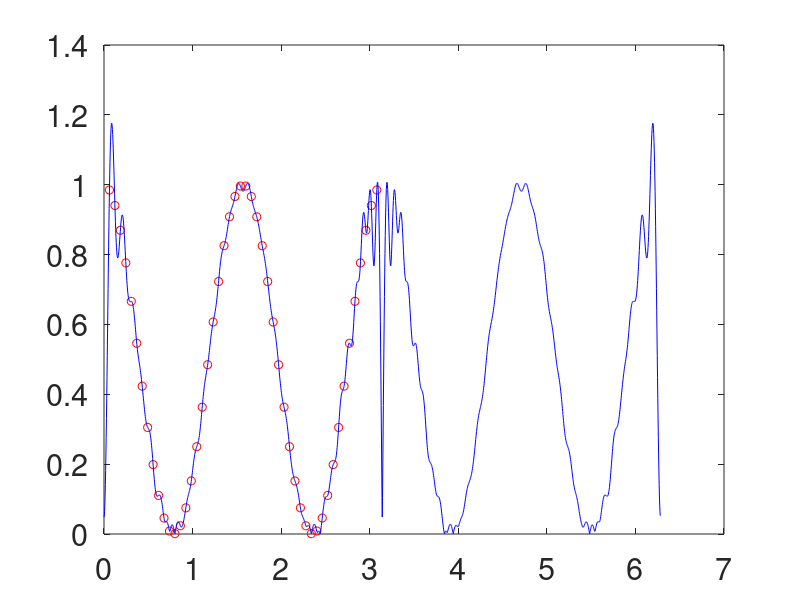

Source code (MATLAB): (Note: this script raises an error after producing the figure.)



%% Frequency Sampling FIR design
%
% Copyright 2014 Barry Van Veen
%
% Illustrate two different frequency sampling designs to highlight the
% importance of selecting a desired phase that is well suited to a causal,
% length M filter.

clear
close all

set(0,'defaultaxesfontsize',22);
set(0,'defaulttextfontsize',22);
linwidth = 2;

%% Case 1: 
%
% Use phase response well-suited to an order 100 causal FIR filter

% Use 50 frequency samples
om = [1:50]*pi/51;

% Desired Response

A = (1+cos(4*om))/2;

% Specify nearly linear phase with delay 1/2 the filter order
phi = -50*om.*(1+0.2*sin(om)); 

% Design Equation
%
% Assume M = 100

D = [exp(-j*om'*[0:100]); exp(j*om'*[0:100])];

f = [ A'.*exp(j*phi'); A'.*exp(-j*phi')];

% Solve for filter coefficients

b = D\f;

% Evaluate Performance

[H,w] = freqz(b,1,2048);

figure(1)
plot(om,A,'ro',w,abs(H),'b');
set(h,'LineWidth',linwidth);
title('Magnitude Response')
ylabel('Gain')
xlabel('Frequency (rad/sample)')
xlim([0 pi])
get(0,'CurrentFigure');
set(h,'Position',[160,180,800,500])


figure(2)
plot(om,phi,'ro',w,unwrap(angle(H)),'b');
set(h,'LineWidth',linwidth);
title('Phase Response')
ylabel('Phase (rads)')
xlabel('Frequency (rad/sample)')
xlim([0 pi])
get(0,'CurrentFigure');
set(h,'Position',[160,180,800,500])

figure(3)
stem([0:100],b);
set(h,'LineWidth',linwidth);
title('Impulse Response')
ylabel('Amplitude')
xlabel('Time (samples)')
xlim([0 100])
h = get(0,'CurrentFigure');
set(h,'Position',[160,180,800,500])


%% Case 2: Desired Response
%
% Choose phase response that is not well suited to a length 100 FIR filter
%

% Use 50 frequency samples
om = [1:50]*pi/51;

% Desired response

A = (1+cos(4*om))/2;

% Linear component of phase response involves a time delay of one sample 
phi = -1*om.*(1+0.3*sin(om));

% Design Equation
%
% Assume M = 100

D = [exp(-j*om'*[0:100]); exp(j*om'*[0:100])];

f = [ A'.*exp(j*phi'); A'.*exp(-j*phi')];

b = D\f;

% Evaluate Performance

[H,w] = freqz(b,1,2048);

figure(4)
plot(om,A,'ro',w,abs(H),'b');
set(h,'LineWidth',linwidth);
title('Magnitude Response')
ylabel('Gain')
xlabel('Frequency (rad/sample)')
xlim([0 pi])
h = get(0,'CurrentFigure');
set(h,'Position',[160,180,800,500])


figure(5)
plot(om,phi,'ro',w,unwrap(angle(H)),'b');
set(h,'LineWidth',linwidth);
title('Phase Response')
ylabel('Phase (rads)')
xlabel('Frequency (rad/sample)')
xlim([0 pi])
h = get(0,'CurrentFigure');
set(h,'Position',[160,180,800,500])

figure(6)
h=stem([0:100],b);
set(h,'LineWidth',linwidth);
title('Impulse Response')
ylabel('Amplitude')
xlabel('Time (samples)')
xlim([0 100])
h = get(0,'CurrentFigure');
set(h,'Position',[160,180,800,500])
